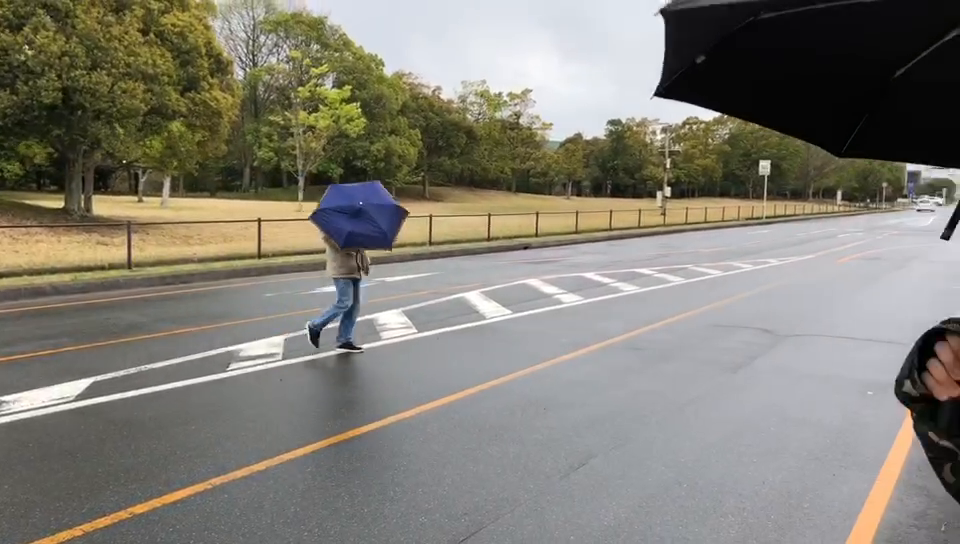
#> input picture frame 52 of code_tia/video/1.mp4, 960 x 544 px, given in place of test_video.mp4, which was not available
$ python hazeRemove_video.py
#> lines starting #> are read from the running program, lines starting #| are printed output that depends on the picture; after the words box and inside, x2 and y2 are one past the last pixel; in counts of white or black regions, pixels touching at a corner belong together; pictures that were not available may be replaced by others from this repository, and a replacement may not be noted
### code_tia/haze_remove/guidedfilter.py
#!/usr/bin/env python
# encoding: utf-8

import numpy as np

def boxfilter(img, r):
    (rows, cols) = img.shape
    imDst = np.zeros_like(img)

    imCum = np.cumsum(img, 0)
    imDst[0 : r+1, :] = imCum[r : 2*r+1, :]
    imDst[r+1 : rows-r, :] = imCum[2*r+1 : rows, :] - imCum[0 : rows-2*r-1, :]
    imDst[rows-r: rows, :] = np.tile(imCum[rows-1, :], [r, 1]) - imCum[rows-2*r-1 : rows-r-1, :]

    imCum = np.cumsum(imDst, 1)
    imDst[:, 0 : r+1] = imCum[:, r : 2*r+1]
    imDst[:, r+1 : cols-r] = imCum[:, 2*r+1 : cols] - imCum[:, 0 : cols-2*r-1]
    imDst[:, cols-r: cols] = np.tile(imCum[:, cols-1], [r, 1]).T - imCum[:, cols-2*r-1 : cols-r-1]

    return imDst


def guidedfilter(I, p, r, eps):
    (rows, cols) = I.shape
    N = boxfilter(np.ones([rows, cols]), r)

    meanI = boxfilter(I, r) / N
    meanP = boxfilter(p, r) / N
    meanIp = boxfilter(I * p, r) / N
    covIp = meanIp - meanI * meanP

    meanII = boxfilter(I * I, r) / N
    varI = meanII - meanI * meanI

    a = covIp / (varI + eps)
    b = meanP - a * meanI

    meanA = boxfilter(a, r) / N
    meanB = boxfilter(b, r) / N

    q = meanA * I + meanB
    return q

### code_tia/haze_remove/hazeRemove_video.py
import cv2
from PIL import Image, ImageEnhance
import numpy as np
from guidedfilter import guidedfilter


cap = cv2.VideoCapture("./test_video.mp4")
fourcc = cv2.VideoWriter_fourcc("D", "I", "B", " ")
out = cv2.VideoWriter('output.mp4', fourcc, 20, (640, 352))

class HazeRemoval:
    def __init__(self, filename, omega = 0.85, r = 40):
        self.filename = filename
        self.omega = omega
        self.r = r
        self.eps = 10 ** (-3)
        self.t = 0.1

    def _ind2sub(self, array_shape, ind):
        rows = (ind.astype('int') / array_shape[1])
        cols = (ind.astype('int') % array_shape[1]) # or numpy.mod(ind.astype('int'), array_shape[1])
        return (rows, cols)

    def _rgb2gray(self, rgb):
        return np.dot(rgb[...,:3], [0.299, 0.587, 0.114])

    def haze_removal(self):
        #oriImage = np.array(Image.open(self.filename))
        oriImage = np.array(self.filename)
        img = np.array(oriImage).astype(np.double) / 255.0
        grayImage = self._rgb2gray(img)

        darkImage = img.min(axis=2)

        (i, j) = self._ind2sub(darkImage.shape, darkImage.argmax())

        A = img[int(i), int(j), :].mean()
        transmission = 1 - self.omega * darkImage / A

        transmissionFilter = guidedfilter(grayImage, transmission, self.r, self.eps )
        transmissionFilter[transmissionFilter < self.t] = self.t

        resultImage = np.zeros_like(img)
        for i in range(3):
            resultImage[:, :, i] = (img[:, :, i] - A) / transmissionFilter + A

        resultImage[resultImage < 0] = 0
        resultImage[resultImage > 1] = 1
       # result = Image.fromarray((resultImage * 255).astype(np.uint8))
        result = (resultImage * 255).astype(np.uint8)
        print("success!")

        return result

while True:
    ret, frame = cap.read()
#> frame is the input picture: shape (544, 960, 3); mean B, G, R 116.6, 126.5, 129.7

    result = HazeRemoval(frame)
    print(frame.shape)
#| (544, 960, 3)

    frame_haze = result.haze_removal()
#> in haze_removal, `darkImage = img.min(axis=2)`:
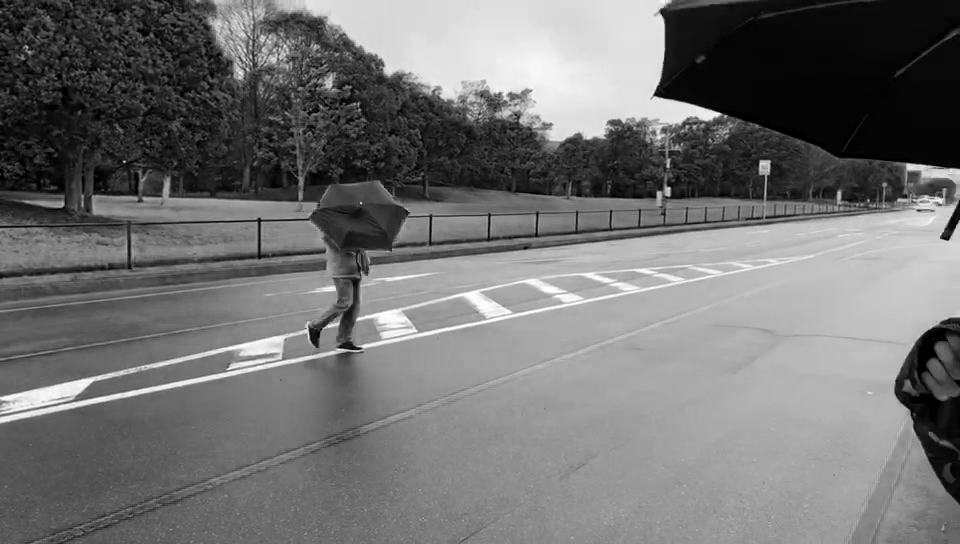
#> darkImage: shape (544, 960) float64; min 0, max 1, mean 0.445
#> in _ind2sub, `rows = (ind.astype('int') / array_shape[1])`: rows = 223
#> in _ind2sub, `cols = (ind.astype('int') % array_shape[1]) # or numpy.mod(ind.astype(..`: cols = 929
#> in haze_removal, `(i, j) = self._ind2sub(darkImage.shape, darkImage.argmax())`: i = 223; j = 929
#> in haze_removal, `A = img[int(i), int(j), :].mean()`: A = 1
#> in boxfilter, `imCum = np.cumsum(img, 0)`: img: shape (544, 960) float64; every value is 1
#> in boxfilter, `imDst[:, cols-r: cols] = np.tile(imCum[:, cols-1], [r, 1]).T - imCum[:..`: imDst: shape (544, 960) float64; min 1681, max 6561, mean 6183.6
#> in boxfilter (call 2), `imDst[rows-r: rows, :] = np.tile(imCum[rows-1, :], [r, 1]) - imCum[row..`: imDst: shape (544, 960) float64; min 1.35, max 76.58, mean 37.9
#> in boxfilter (call 2), `imDst[:, 0 : r+1] = imCum[:, r : 2*r+1]`: imDst: shape (544, 960) float64; min 1.35, max 3629.7, mean 108.8
#> in boxfilter (call 2), `imDst[:, cols-r: cols] = np.tile(imCum[:, cols-1], [r, 1]).T - imCum[:..`: imDst: shape (544, 960) float64; min 73.28, max 6075.3, mean 3025.5
#> in boxfilter (call 3), `imDst[rows-r: rows, :] = np.tile(imCum[rows-1, :], [r, 1]) - imCum[row..`: imDst: shape (544, 960) float64; min 10.2, max 79.96, mean 48.5
#> in boxfilter (call 3), `imDst[:, 0 : r+1] = imCum[:, r : 2*r+1]`: imDst: shape (544, 960) float64; min 10.2, max 6067.4, mean 197.9
#> in boxfilter (call 3), `imDst[:, cols-r: cols] = np.tile(imCum[:, cols-1], [r, 1]).T - imCum[:..`: imDst: shape (544, 960) float64; min 838.2, max 6456.3, mean 3831.6
#> call 4 of boxfilter, with r = 40
#> in boxfilter (call 4), `imDst[rows-r: rows, :] = np.tile(imCum[rows-1, :], [r, 1]) - imCum[row..`: imDst: shape (544, 960) float64; min 1.33, max 28.91, mean 19.5
#> in boxfilter (call 4), `imDst[:, 0 : r+1] = imCum[:, r : 2*r+1]`: imDst: shape (544, 960) float64; min 1.33, max 2131.5, mean 66.7
#> in boxfilter (call 4), `imDst[:, cols-r: cols] = np.tile(imCum[:, cols-1], [r, 1]).T - imCum[:..`:
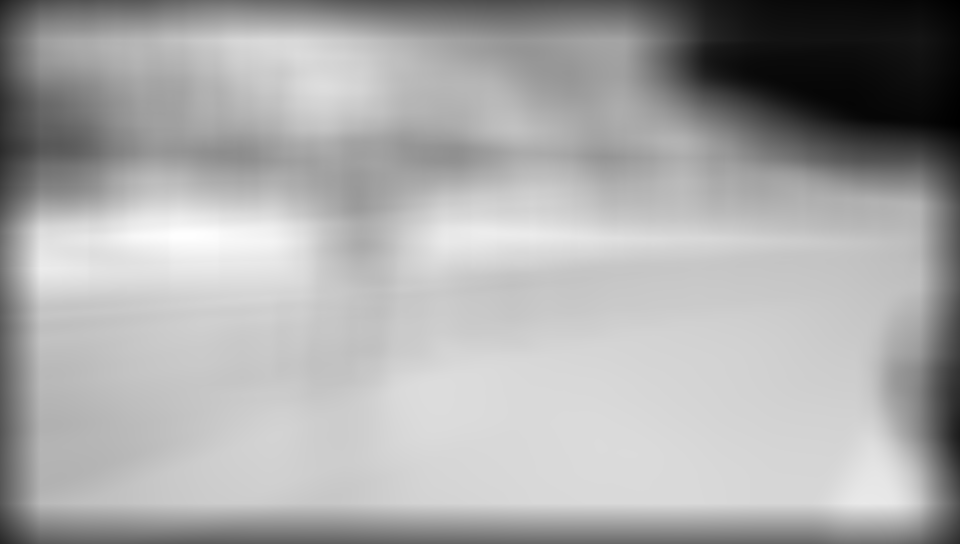
#> imDst: shape (544, 960) float64; min 71.89, max 2296.1, mean 1550.9; drawn with min black and max white
#> in guidedfilter, `meanIp = boxfilter(I * p, r) / N`:
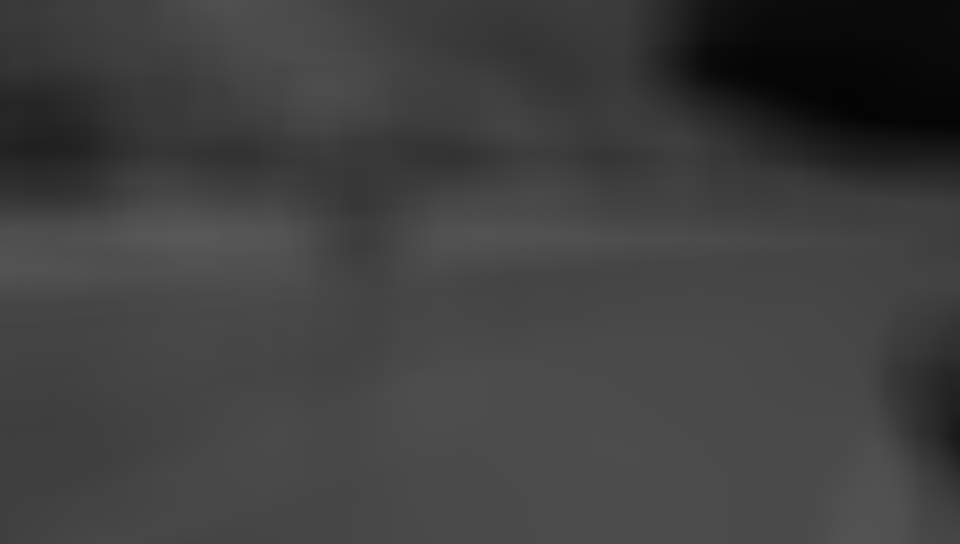
#> meanIp: shape (544, 960) float64; min 0.0188, max 0.35, mean 0.249
#> in guidedfilter, `covIp = meanIp - meanI * meanP`:
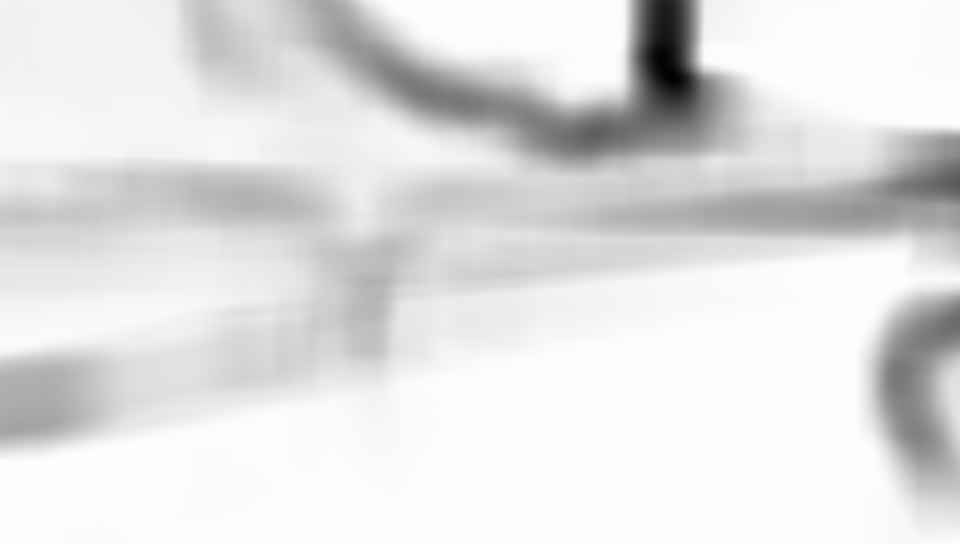
#> covIp: shape (544, 960) float64; min -0.146, max 0.000742, mean -0.0165; drawn with min black and max white
#> in boxfilter (call 5), `imDst[rows-r: rows, :] = np.tile(imCum[rows-1, :], [r, 1]) - imCum[row..`:
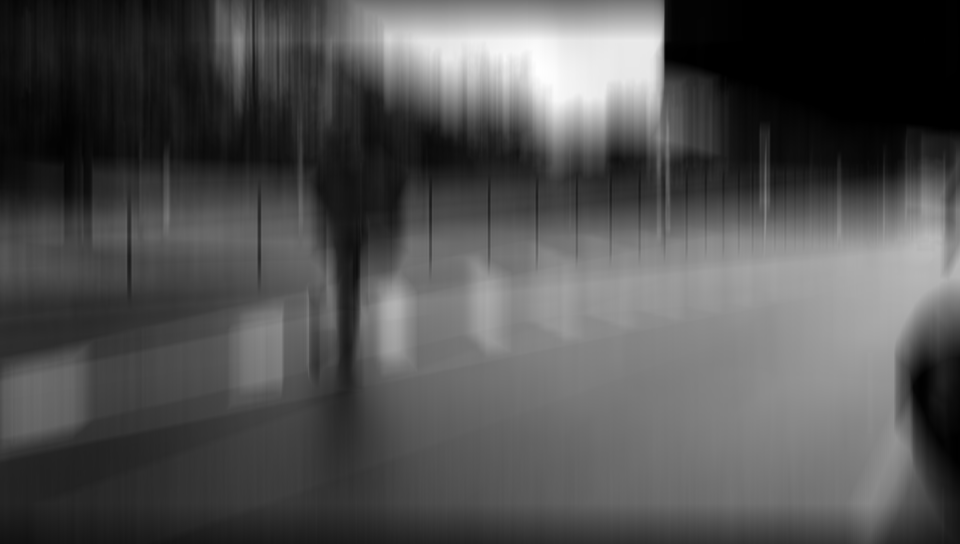
#> imDst: shape (544, 960) float64; min 0.0236, max 72.43, mean 23.1; drawn with min black and max white
#> in boxfilter (call 5), `imCum = np.cumsum(imDst, 1)`:
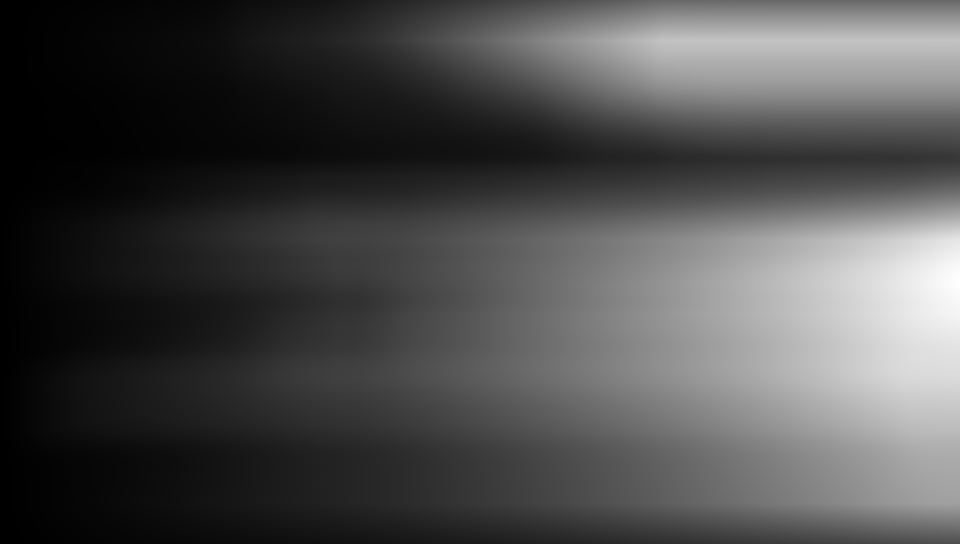
#> imCum: shape (544, 960) float64; min 2.08, max 33133.8, mean 9943; drawn with min black and max white
#> in boxfilter (call 5), `imDst[:, 0 : r+1] = imCum[:, r : 2*r+1]`:
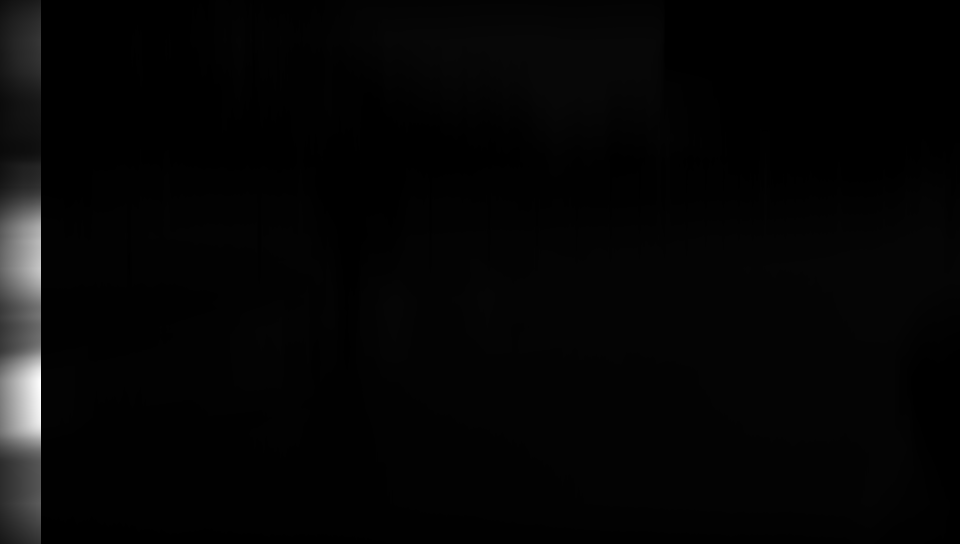
#> imDst: shape (544, 960) float64; 4.27% of pixels changed, all inside (x1, y1, x2, y2) = (0, 0, 41, 544); drawn with min black and max white

    image_tem = Image.fromarray(frame_haze)
    image_brightness = ImageEnhance.Brightness(image_tem)
    final_picture = image_brightness.enhance(2.0)
    # image_contrast = ImageEnhance.Contrast(final_picture)
    # final_picture = image_contrast.enhance(1.5)
    final_fram = np.array(final_picture)

    cv2.imshow("haze_beijing", final_fram)
    # 这里是对waitKey的一个理解,等待时间中返回按键的ASCII.


    if cv2.waitKey(10) == ord("q"):
#> (key q is pressed here)
        break


cv2.destroyAllWindows()

$ run again, starting later in the video
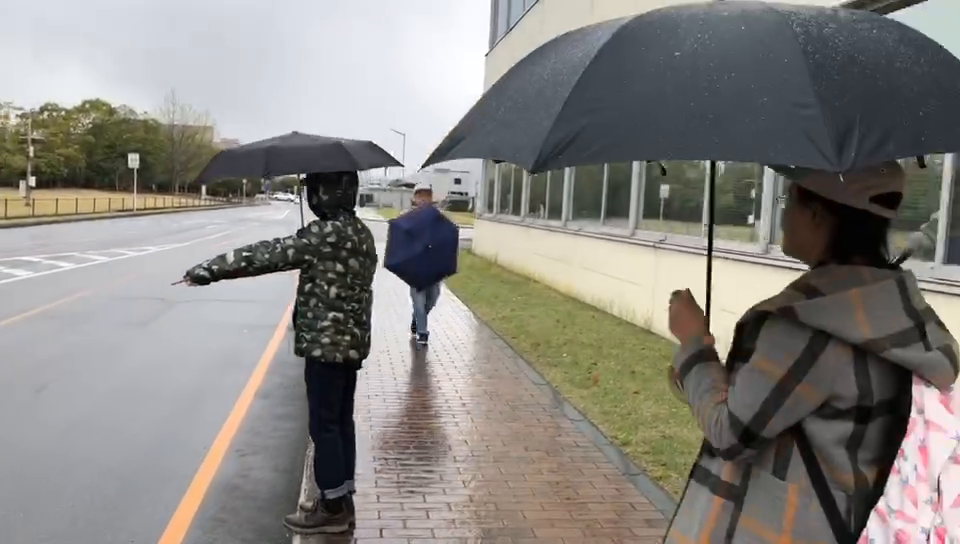
#> input picture frame 237 of code_tia/video/1.mp4, 960 x 544 px, given in place of test_video.mp4, which was not available
#> frame is the input picture: shape (544, 960, 3); mean B, G, R 129.6, 133.9, 136.6
#| (544, 960, 3)
#> in _ind2sub, `rows = (ind.astype('int') / array_shape[1])`: rows = 0.509
#> in _ind2sub, `cols = (ind.astype('int') % array_shape[1]) # or numpy.mod(ind.astype(..`: cols = 489
#> i = 0.509; j = 489
#> A = 1
#> in boxfilter (call 5), `imDst[rows-r: rows, :] = np.tile(imCum[rows-1, :], [r, 1]) - imCum[row..`:
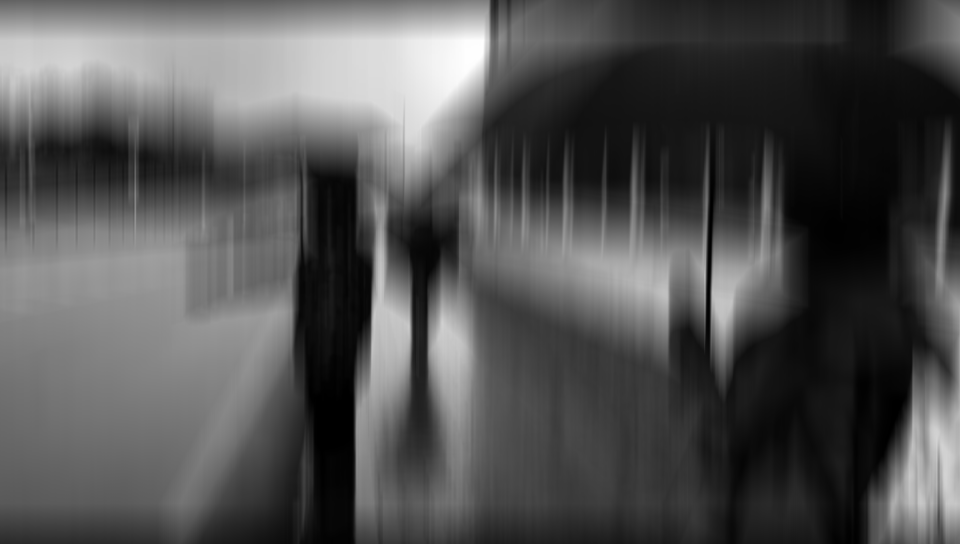
#> imDst: shape (544, 960) float64; min 0.096, max 79.87, mean 26.1; drawn with min black and max white
#> in boxfilter (call 5), `imDst[:, 0 : r+1] = imCum[:, r : 2*r+1]`:
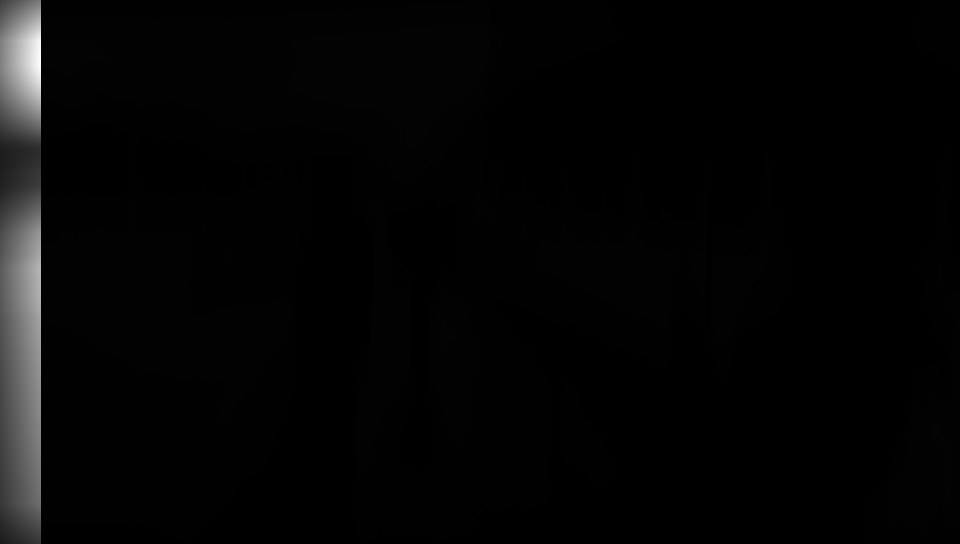
#> imDst: shape (544, 960) float64; 4.27% of pixels changed, all inside (x1, y1, x2, y2) = (0, 0, 41, 544); drawn with min black and max white

$ run again, starting later in the video
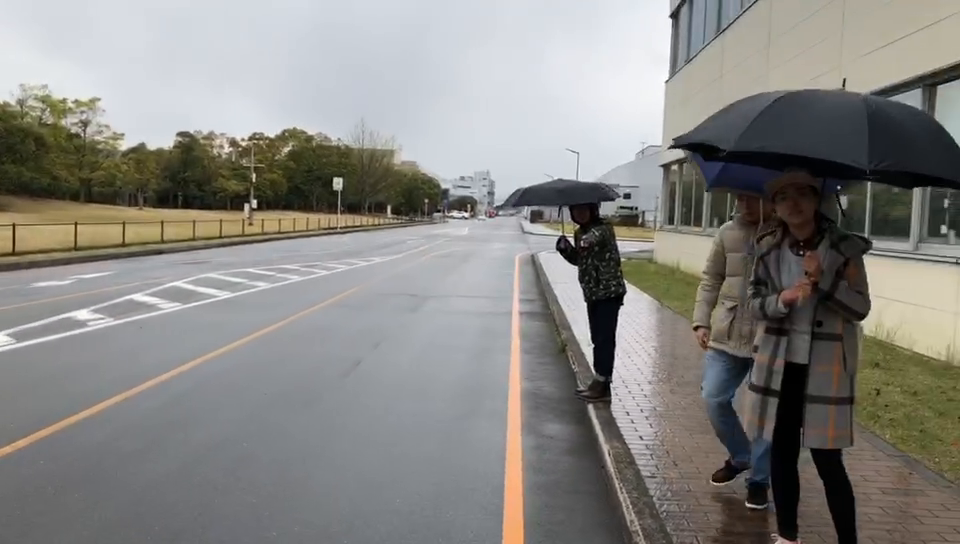
#> input picture frame 421 of code_tia/video/1.mp4, 960 x 544 px, given in place of test_video.mp4, which was not available
#> frame is the input picture: shape (544, 960, 3); mean B, G, R 130.7, 134.5, 135.8
#| (544, 960, 3)
#> in _ind2sub, `rows = (ind.astype('int') / array_shape[1])`: rows = 75.69
#> in _ind2sub, `cols = (ind.astype('int') % array_shape[1]) # or numpy.mod(ind.astype(..`: cols = 667
#> i = 75.69; j = 667
#> A = 1
#> in boxfilter (call 5), `imDst[rows-r: rows, :] = np.tile(imCum[rows-1, :], [r, 1]) - imCum[row..`:
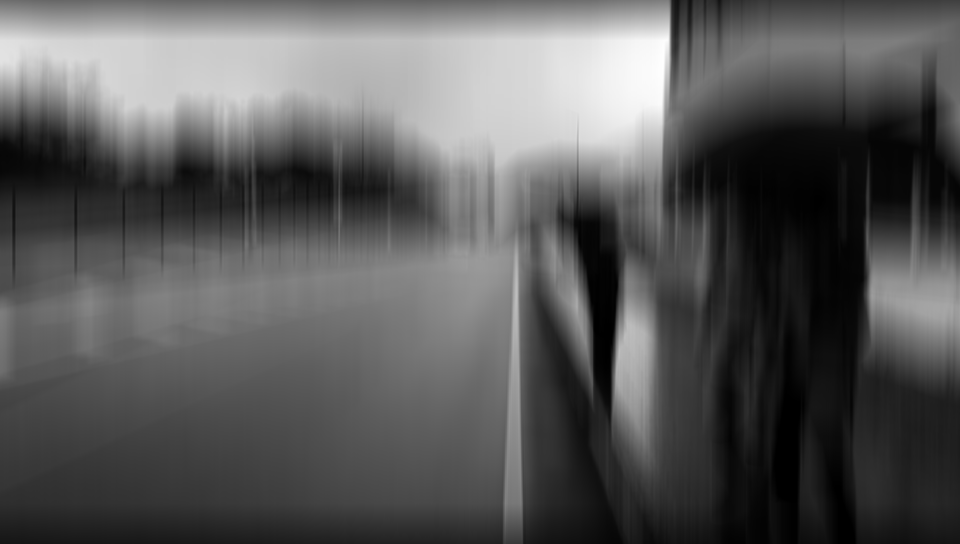
#> imDst: shape (544, 960) float64; min 0.000708, max 74.1, mean 26; drawn with min black and max white
#> in boxfilter (call 5), `imDst[:, 0 : r+1] = imCum[:, r : 2*r+1]`:
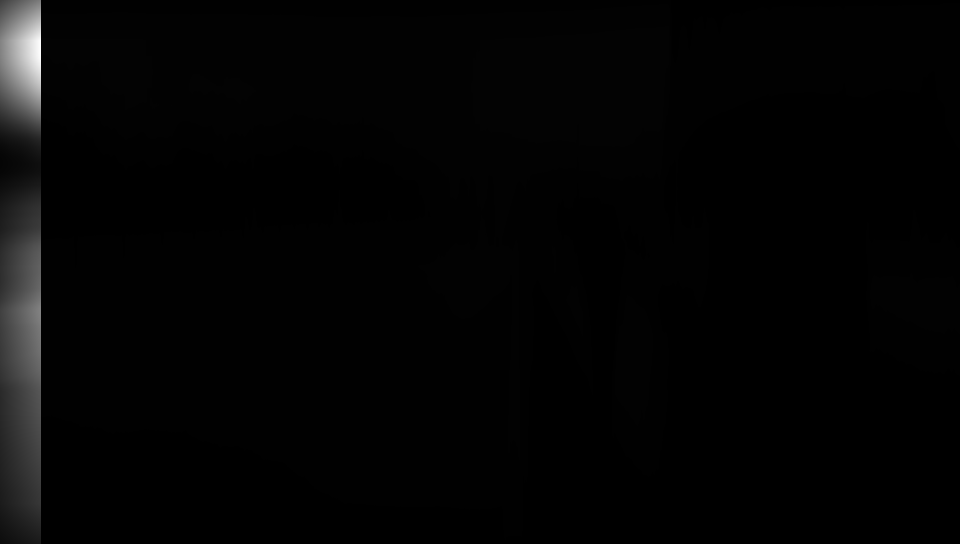
#> imDst: shape (544, 960) float64; 4.27% of pixels changed, all inside (x1, y1, x2, y2) = (0, 0, 41, 544); drawn with min black and max white
